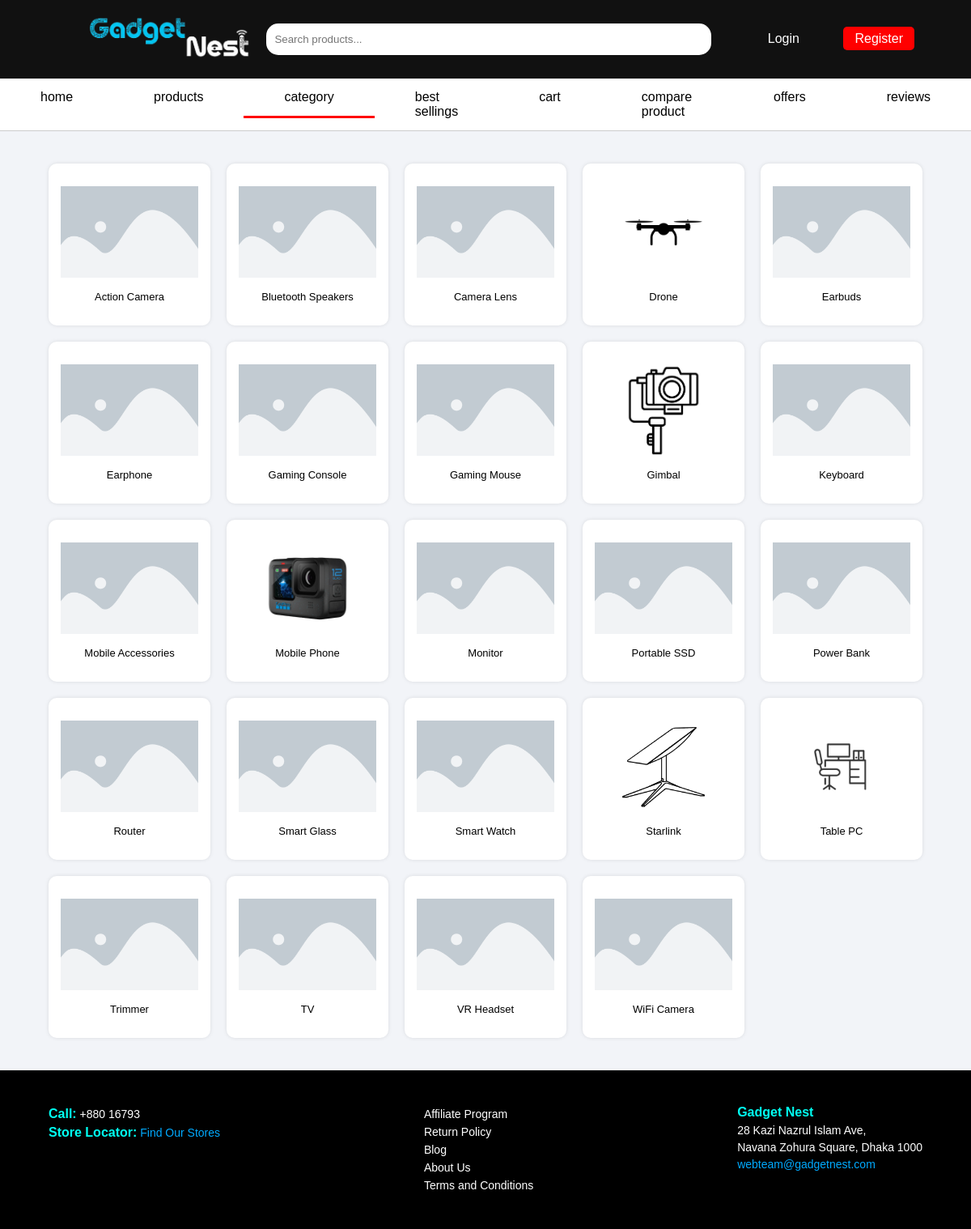
The app's page /category.php with its own data.
### tables this page shows
CREATE TABLE `categories` (
  `id` int(11) NOT NULL,
  `name` varchar(100) NOT NULL,
  `image` varchar(255) DEFAULT NULL
);

### category.php (the view, shortened to what this page needs)
<?php
$page_active = "category";
include 'base.php';
include 'db.php';
$is_logged_in = isset($_SESSION['user_id']);
$placeholder = "images/placeholder.png";
$query = "SELECT id, name, image FROM categories ORDER BY name";
$result = $conn->query($query);
?>
<section class="categories">
    <div class="category-grid">
        <?php
        if($result && $result->num_rows > 0){
            while($row = $result->fetch_assoc()){
                $img = !empty($row['image']) ? $row['image'] : $placeholder;
                $href = $is_logged_in ? "products.php?category_id={$row['id']}" : "#";
                $link_class = $is_logged_in ? "" : "login-popup";
                echo '<div class="cat-box">';
                echo "<a href='{$href}' class='{$link_class}' style='display:block; text-decoration:none; color:inherit; width:100%; height:100%;'>";
                echo "<img src='{$img}' alt='".htmlspecialchars($row['name'])."' onerror=\"this.src='{$placeholder}'\">";
                echo '<p>'.htmlspecialchars($row['name']).'</p>';
                echo '</a>';
                echo '</div>';
            }
        } else {
            echo '<p>No categories found.</p>';
        }
        ?>
    </div>
</section>
<?php include 'base_footer.php'; ?>
<link rel="stylesheet" href="category.css">

### base.php (shortened to what this page needs)
<!DOCTYPE html>
<html lang="en">
<head>
  <link rel="stylesheet" href="base.css" />
</head>
<body>
<header>
  <div class="header-container">
    <div class="logo"><a href="index.php"><img src="images/logo.png" alt="Gadget Nest" /></a></div>
    <div class="search-bar">
  <form action="products.php" method="GET" id="search-form">
    <input type="text" name="q" placeholder="Search products..." value="<?= htmlspecialchars($_GET['q'] ?? '') ?>" />
  </form>
</div>
    <div class="auth-buttons">
        <?php if(isset($_SESSION['user_id'])): ?>
    <?php if($_SESSION['role'] === 'admin'): ?>
        <a href="admin-dashboard.php"><img src="images/admin-icon.png" alt="Admin" /></a>
        <a href="logout.php">Logout</a>
    <?php else: ?>
        <a href="profile.php"><img src="images/user-icon.png" alt="User" /></a>
        <a href="logout.php">Logout</a>
    <?php endif; ?>
<?php else: ?>
    <a href="#" class="login">Login</a>
    <a href="#" class="register">Register</a>
<?php endif; ?>
    </div>
  </div>
</header>
<nav>
  <ul>
    <li><a href="index.php" class="<?php if($page_active=='home') echo 'active'; ?>">home</a></li>
    <li><a href="products.php" class="<?php if($page_active=='products') echo 'active'; ?>">products</a></li>
    <li><a href="category.php" class="<?php if($page_active=='category') echo 'active'; ?>">category</a></li>
    <li><a href="bestselling.php" class="<?php if($page_active=='bestselling') echo 'active'; ?>">best sellings</a></li>
    <?php if(isset($_SESSION['user_id'])): ?>
        <?php if($_SESSION['role'] !== 'admin'): ?>
            <li><a href="cart.php" class="<?php if($page_active=='cart') echo 'active'; ?>">cart</a></li>
            <li><a href="compare.php" class="<?php if($page_active=='compare') echo 'active'; ?>">compare product</a></li>
        <?php endif; ?>
    <?php else: ?>
        <li><a href="#" class="login-popup">cart</a></li>
        <li><a href="#" class="login-popup">compare product</a></li>
    <?php endif; ?>
    <li><a href="offer.php" class="<?php if($page_active=='offer') echo 'active'; ?>">offers</a></li>
    <li><a href="reviews.php" class="<?php if($page_active=='reviews') echo 'active'; ?>">reviews</a></li>
  </ul>
</nav>
  <?php include 'popup.php'; ?>
<div class="page-content">

### popup.php (shortened to what this page needs)
<!DOCTYPE html>
<html lang="en">
<head>
</head>
<body>
</body>
</html>

### base_footer.php
<footer>
  <div class="footer-left">
    <p><b>Call:</b> +880 16793</p>
    <p><b>Store Locator:</b> <a href="#">Find Our Stores</a></p>
  </div>
  <div class="footer-center">
    <ul>
      <li><a href="#">Affiliate Program</a></li>
      <li><a href="#">Return Policy</a></li>
      <li><a href="#">Blog</a></li>
      <li><a href="#">About Us</a></li>
      <li><a href="#">Terms and Conditions</a></li>
    </ul>
  </div>
  <div class="footer-right">
    <p>
      <b>Gadget Nest</b><br />
      28 Kazi Nazrul Islam Ave,<br />
      Navana Zohura Square, Dhaka 1000<br />
      <a href="mailto:webteam@gadgetnest.com">webteam@gadgetnest.com</a>
    </p>
  </div>
</footer>

### base.css (style rules this page uses)
* { margin: 0; padding: 0; box-sizing: border-box; font-family: "Poppins", sans-serif; }
body { background: #f2f4f8; color: #000; }
header { background: #111; color: white; padding: 20px 50px; }
.header-container { display: flex; align-items: center; justify-content: space-between; }
.logo img { width: 200px; margin-left: 60px; }
.search-bar input { padding: 12px 10px; width: 550px; border: none; border-radius: 15px; outline: none; }
.auth-buttons a { margin-left: 50px; text-decoration: none; font-weight: 500; }
.auth-buttons .login { color: #fff; }
.auth-buttons .register { background: red; color: white; padding: 6px 14px; border-radius: 5px; margin-right: 20px; }
nav { background: #fff; border-bottom: 1px solid #ccc; }
nav ul { display: flex; justify-content: center; list-style: none; }
nav ul li a { text-decoration: none; padding: 14px 50px; display: block; color: #000; text-transform: lowercase; }
nav ul li a.active { border-bottom: 3px solid red; }
footer { background: #000; color: #fff; display: flex; justify-content: space-between; align-items: flex-start; padding: 40px 60px; font-size: 14px; }
footer a { color: #00aaff; text-decoration: none; }
.footer-left p { margin: 5px 0; }
.footer-center ul { list-style: none; padding: 0; }
.footer-center li { margin: 6px 0; }
.footer-center a { color: #fff; transition: color 0.3s; }
.footer-right p { line-height: 1.5; margin: 0; }
footer b { color: #00fff2; font-size: 16px; }

### category.css (style rules this page uses)
* { margin: 0; padding: 0; box-sizing: border-box; font-family: "Poppins", sans-serif; }
body { background: #f2f4f8; color: #000; }
.categories { padding: 40px 60px; overflow-x: hidden; }
.category-grid { display: grid; grid-template-columns: repeat(auto-fit, minmax(180px, 1fr)); gap: 20px; justify-items: center; }
.cat-box { width: 100%; max-width: 200px; height: 200px; background: #fff; border-radius: 10px; box-shadow: 0 0 5px rgba(0, 0, 0, 0.1); text-align: center; transition: all 0.3s ease; padding: 10px; }
.cat-box img { width: 120px; margin-top: 10px; }
.cat-box p { margin-top: 8px; font-size: 13px; font-weight: 500; }
.cat-box { position: relative; background: #fff; border-radius: 10px; padding: 15px; text-align: center; transition: .3s; }
.cat-box img { width: 100%; height: 120px; object-fit: contain; }

### records on screen
categories: name "Action Camera"
categories: name "Bluetooth Speakers"
categories: name "Camera Lens"
categories: image (picture), name "Drone"
categories: name "Earbuds"
categories: name "Earphone"
categories: name "Gaming Console"
categories: name "Gaming Mouse"
categories: image (picture), name "Gimbal"
categories: name "Keyboard"
categories: name "Mobile Accessories"
categories: image (picture), name "Mobile Phone"
categories: name "Monitor"
categories: name "Portable SSD"
categories: name "Power Bank"
categories: name "Router"
categories: name "Smart Glass"
categories: name "Smart Watch"
categories: image (picture), name "Starlink"
categories: image (picture), name "Table PC"
categories: name "Trimmer"
categories: name "TV"
categories: name "VR Headset"
categories: name "WiFi Camera"
